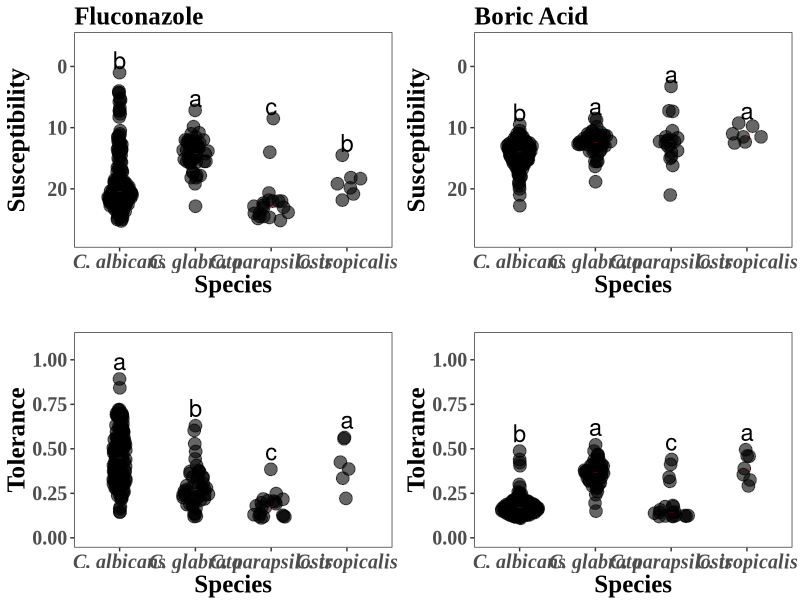

Write R code to recreate this figure. (Note: this script raises an error after producing the figure.)
library(here)
library(tidyverse)
library(cowplot)
library(ggforce)
library(gridExtra)
library(broom)
library(ggpubr)

# Load the data 
df <- read_csv(here("data_out", "DDA","210827_HSCAG.csv")) 


######################################################################
# Determine whether the RAD20 is normally distributed 
shapiro.test(df[df$Species == "C.albicans" & df$Drug == "BA",]$RAD20)
# W = 0.94871, p-value = 1.037e-05
shapiro.test(df[df$Species == "C.albicans" & df$Drug == "FLC",]$RAD20)
# W = 0.83292, p-value = 1.863e-12
shapiro.test(df[df$Species == "C.glabrata" & df$Drug == "BA",]$RAD20)
# 0.92869, p-value = 0.004931
shapiro.test(df[df$Species == "C.glabrata" & df$Drug == "FLC",]$RAD20)
# W = 0.96418, p-value = 0.133
shapiro.test(df[df$Species == "C.parapsilosis" & df$Drug == "BA",]$RAD20)
# W = 0.91261, p-value = 0.0715
shapiro.test(df[df$Species == "C.parapsilosis" & df$Drug == "FLC",]$RAD20)
# W = 0.64966, p-value = 1.008e-05
shapiro.test(df[df$Species == "C.tropicalis" & df$Drug == "BA",]$RAD20)
# W = 0.91517, p-value = 0.4328
shapiro.test(df[df$Species == "C.tropicalis" & df$Drug == "FLC",]$RAD20)
# W = 0.93295, p-value = 0.5763

# C. glb FLC, C. para BA, & C.trop BA and FLC RAD20 are not normally distributed 

# Determine whether the FoG20 is normally distributed 
shapiro.test(df[df$Species == "C.albicans" & df$Drug == "BA",]$FoG20)
# W = 0.71998, p-value = 2.26e-16
shapiro.test(df[df$Species == "C.albicans" & df$Drug == "FLC",]$FoG20)
# W = 0.97913, p-value = 0.01883
shapiro.test(df[df$Species == "C.glabrata" & df$Drug == "BA",]$FoG20)
# 0.97131, p-value = 0.2614
shapiro.test(df[df$Species == "C.glabrata" & df$Drug == "FLC",]$FoG20)
# W = 0.92042, p-value = 0.002739
shapiro.test(df[df$Species == "C.parapsilosis" & df$Drug == "BA",]$FoG20)
# W = 0.67906, p-value = 2.19e-05
shapiro.test(df[df$Species == "C.parapsilosis" & df$Drug == "FLC",]$FoG20)
# W = 0.82621, p-value = 0.002184
shapiro.test(df[df$Species == "C.tropicalis" & df$Drug == "BA",]$FoG20)
# W = 0.937, p-value = 0.6119
shapiro.test(df[df$Species == "C.tropicalis" & df$Drug == "FLC",]$FoG20)
# W = 0.93819, p-value = 0.6446

# C. glb BA & C.trop BA and FLC FoG20 are not normally distributed 
######################################################################
# The Fligner-Killeen’s test is one of the many tests for homogeneity of variances which is most robust against departures from normality.

# Resistance variance homogeneity
fligner.test(RAD20 ~ Drug, data = df[df$Species == "C.albicans",]) 
# Fligner-Killeen:med chi-squared = 23.368, df = 1, p-value = 1.338e-06
fligner.test(RAD20 ~ Drug, data = df[df$Species == "C.glabrata",])
# Fligner-Killeen:med chi-squared = 7.7979, df = 1, p-value = 0.005231
fligner.test(RAD20 ~ Drug, data = df[df$Species == "C.parapsilosis",])
# Fligner-Killeen:med chi-squared =  0.022405, df = 1, p-value = 0.881
fligner.test(RAD20 ~ Drug, data = df[df$Species == "C.tropicalis",])
# Fligner-Killeen:med chi-squared = 0.97458, df = 1, p-value = 0.3235

# Tolerance variance homogeneity
fligner.test(FoG20 ~ Drug, data = df[df$Species == "C.albicans",])
# Fligner-Killeen:med chi-squared = 116.59, df = 1, p-value < 2.2e-16
fligner.test(FoG20 ~ Drug, data = df[df$Species == "C.glabrata",])
# Fligner-Killeen:med chi-squared = 4.942, df = 1, p-value = 0.02621
fligner.test(FoG20 ~ Drug, data = df[df$Species == "C.parapsilosis",])
# Fligner-Killeen:med chi-squared = 0.88105, df = 1, p-value = 0.3479
fligner.test(FoG20 ~ Drug, data = df[df$Species == "C.tropicalis",])
# Fligner-Killeen:med chi-squared = 1.6003, df = 1, p-value = 0.2059
######################################################################



# BA
df_BA <- df %>% filter(Drug == "BA")
kruskal.test(RAD20 ~ Species, data = df_BA)
# Kruskal-Wallis chi-squared = 50.9, df = 3, p-value = 5.138e-11

pairwise.wilcox.test(df_BA$RAD20, df_BA$Species,
                     p.adjust.method = "BH")
#              C.albicans C.glabrata C.parapsilosis
#   C.glabrata     3e-08      -          -             
#   C.parapsilosis 0.00197    0.98442    -             
#   C.tropicalis   0.00025    0.06125    0.14512     

kruskal.test(FoG20 ~ Species, data = df_BA)
#Kruskal-Wallis chi-squared = 109.61, df = 3, p-value < 2.2e-16
pairwise.wilcox.test(df_BA$FoG20, df_BA$Species,
                     p.adjust.method = "BH")
#                C.albicans C.glabrata C.parapsilosis
#   C.glabrata     < 2e-16    -          -             
#   C.parapsilosis 0.0454     1.6e-06    -             
#   C.tropicalis   3.1e-05    0.3492     0.0018   
# 

# FLC
df_FLC <- df %>% filter(Drug == "FLC")

kruskal.test(RAD20 ~ Species, data = df_FLC)
# Kruskal-Wallis chi-squared = 65.47, df = 3, p-value = 3.979e-14

pairwise.wilcox.test(df_FLC$RAD20, df_FLC$Species,
                     p.adjust.method = "BH")
#                C.albicans C.glabrata C.parapsilosis
#   C.glabrata     1.2e-10    -          -             
#   C.parapsilosis 3.0e-05    1.8e-07    -             
#   C.tropicalis   0.35024    0.00083    0.00399    

kruskal.test(FoG20 ~ Species, data = df_FLC)
# Kruskal-Wallis chi-squared = 82.649, df = 3, p-value < 2.2e-16
pairwise.wilcox.test(df_FLC$FoG20, df_FLC$Species,
                     p.adjust.method = "BH")
#               C.albicans C.glabrata C.parapsilosis
#   C.glabrata     4.3e-11    -          -             
#   C.parapsilosis 4.3e-11    2.5e-05    -             
#   C.tropicalis   0.60160    0.03568    0.00088    


df_stat <- df %>% group_by(Species, Drug) %>% 
  summarise(RAD20Med = median(RAD20, na.rm = TRUE), 
            FoG20Med = median(FoG20, na.rm = TRUE),
            RAD50Med = median(RAD50, na.rm = TRUE), 
            FoG50Med = median(FoG50, na.rm = TRUE))

RADFoG_MaxMin <- df %>% group_by(Species, Drug) %>% summarise(RAD_min = min(RAD20), FoG_min = min(FoG20, na.rm = TRUE), RAD_max = max(RAD20), FoG_max = max(FoG20, na.rm = TRUE))



df_stat_BA <- df_stat %>% filter(Drug == "BA")
df_stat_FLC <- df_stat %>% filter(Drug == "FLC")

#Plotting the full data
R_BA <- df %>% filter(Drug=="BA") %>% 
  ggplot() +
  geom_sina(mapping= aes(x=Species, y=RAD20), 
            maxwidth = 0.50, alpha = 0.6, size=4) + 

  geom_point( df_stat_BA, mapping = aes(x=Species, y= RAD20Med),
              color="red", pch="_", alpha=0.8, lwd = 20.5,
              position= position_dodge(width = 0.4)) +
  annotate(y = RADFoG_MaxMin[RADFoG_MaxMin$Drug == "BA",]$RAD_min - 2, 
           geom = "text", x= c(1, 2, 3, 4), label = c("b","a","a","a"),
           color="black", size = 6) +
  scale_x_discrete(label = c("C. albicans", 
                             "C. glabrata", "C. parapsilosis",
                             "C. tropicalis")) +
  ylab("Susceptibility") + expand_limits(y = c(-4,28))+
  theme_bw()+ labs(subtitle = "Boric Acid")+
  scale_y_reverse()+
  scale_color_manual(values = c("#333333", "#660066"))+
  theme(legend.position="none",panel.grid.major = element_blank(),
        panel.grid.minor = element_blank(),
        text=element_text(family="Times New Roman", 
                          face="bold", size = 18), 
        axis.text.x = element_text(hjust = 0.5, face = "bold.italic")) 


#FLC Resistance graph
R_FLC <- df %>% filter(Drug=="FLC") %>% 
  ggplot() +
  geom_sina(mapping= aes(x = Species, y = RAD20), 
            maxwidth = 0.50,alpha = 0.6, size = 4) + 
  geom_point( df_stat_FLC, mapping = aes(x = Species, y = RAD20Med), 
              color = "red", 
              pch="_", alpha=0.8, lwd = 20.5,
              position= position_dodge(width = 0.4)) +
  annotate(y = RADFoG_MaxMin[RADFoG_MaxMin$Drug == "FLC",]$RAD_min - 2, 
           geom = "text", x= c(1, 2, 3, 4), label = c("b","a","c","b"),
           color ="black", size = 6) +
  scale_x_discrete(label = c("C. albicans", "C. glabrata", "C. parapsilosis", "C. tropicalis")) +
  ylab("Susceptibility") + expand_limits(y = c(-4,28))+
  theme_bw()+ labs(subtitle = "Fluconazole")+
  scale_y_reverse()+
  scale_color_manual(values = c("#333333", "#660066"))+
  theme(legend.position="none",panel.grid.major = element_blank(), 
        panel.grid.minor = element_blank(),
        text=element_text(family ="Times New Roman", 
                          face ="bold", size = 18), 
        axis.text.x = element_text(hjust = 0.5, face = "bold.italic"))

#BA Tolerance graph 
T_BA <- df %>% filter(Drug=="BA") %>% 
  ggplot() +
  geom_sina(mapping= aes(x=Species, y=FoG20), 
            maxwidth = 0.50,alpha = 0.6, size=4) + 
  annotate(y = RADFoG_MaxMin[RADFoG_MaxMin$Drug == "BA",]$FoG_max + 0.1, 
           geom = "text", x= c(1, 2, 3, 4), label = c("b","a","c","a"),
           color ="black", size = 6) +
  geom_point( df_stat_BA, mapping = aes(x=Species, y= FoG20Med),
              color = "red", 
              pch="_", alpha=0.8, lwd = 20.5,
              position= position_dodge(width = 0.5))+
  scale_x_discrete(label = c("C. albicans", "C. glabrata", "C. parapsilosis", "C. tropicalis")) +
  scale_y_continuous(breaks = seq(0,1, 0.25)) +
  ylab("Tolerance") + 
  expand_limits( y = c(0,1.1))+
  theme_bw() + 
  theme(legend.position="none",panel.grid.major = element_blank(), 
        panel.grid.minor = element_blank(),
        text=element_text(family="Times New Roman", 
                          face="bold", size = 18),
        axis.text.x = element_text(hjust = 0.5, face = "bold.italic"))

#FLC Tolerance graph 
T_FLC <- df %>% filter(Drug=="FLC") %>% 
  ggplot() +
  geom_sina(mapping= aes(x=Species, y=FoG20), 
            maxwidth = 0.50,alpha = 0.6, size=4) + 
  annotate(y = RADFoG_MaxMin[RADFoG_MaxMin$Drug == "FLC",]$FoG_max + 0.1, 
           geom = "text", x= c(1, 2, 3, 4), label = c("a","b","c","a"),
           color ="black", size = 6) +
  geom_point(df_stat_FLC, mapping = aes(x=Species, y= FoG20Med),
             color = "red", 
             pch="_", alpha=0.8, lwd = 20.5,
             position= position_dodge(width = 0.5))+
  scale_x_discrete(label = c("C. albicans", "C. glabrata", "C. parapsilosis", "C. tropicalis"))+
  scale_y_continuous(breaks = seq(0,1, 0.25)) +
  ylab("Tolerance") + 
  expand_limits( y = c(0,1.1))+
  theme_bw() + 
  theme(legend.position="none", panel.grid.major = element_blank(), 
        panel.grid.minor = element_blank(),
        text=element_text(family="Times New Roman", 
                          face="bold", size = 18),
        axis.text.x = element_text(hjust = 0.5, face = "bold.italic"))



p_all <- ggarrange(R_FLC,
          R_BA,
          T_FLC,
          T_BA, 
          align = "hv")


ggsave(plot = p_all, here("figures_out", "DDA",
                                "210830_HSCAG.jpg"), 
                          width = 12, 
                          height = 9)
# Susceptibility and Tolerance correlation

# r_pvalue <- function (x, y) {
#   cor_func <- tidy(cor.test(x, y, method = "spearman", na.rm = TRUE))
# paste(cor_func$p.value)}

SpearmanCor <- function (x, y) {
  cor <- tidy(cor.test(x, y, method = "spearman", na.rm = TRUE))}

# cor.test(df[df$Species == "C.albicans" & df$Drug == "BA",]$RAD20, 
#          df[df$Species == "C.albicans" & df$Drug == "BA",]$FoG20, 
#          method = "spearman", na.rm = TRUE)
# 
# cor.test(df[df$Species == "C.albicans" & df$Drug == "FLC",]$RAD20, 
#          df[df$Species == "C.albicans" & df$Drug == "FLC",]$FoG20, 
#          method = "spearman", na.rm = TRUE)

df %>% group_by(Species, Drug) %>% 
  summarise(cor = SpearmanCor(RAD20, FoG20)) 

FLCBA_Cor <- df %>% filter(Drug == "BA") %>% rename("BA_RAD20" = "RAD20", "BA_FoG20" = "FoG20", "BA_RAD50" = "RAD50", "BA_FoG50" = "FoG50") %>% 
  select(!c(Drug)) %>% 
  merge(df %>% filter(Drug == "FLC"), by = c("Strain", "Species")) %>% 
  rename("FLC_RAD50" = "RAD50", "FLC_FoG50" = "FoG50", 
         "FLC_RAD20" = "RAD20", "FLC_FoG20" = "FoG20") %>% 
  select(!c(Drug))
  
FLCBA_Cor %>% group_by(Species) %>% 
  summarise(cor = SpearmanCor(FLC_RAD20, FLC_FoG20)) 

FLCBA_Cor %>% group_by(Species) %>% 
  summarise(cor = SpearmanCor(BA_RAD20, BA_FoG20)) 

FLCBA_Cor %>% group_by(Species) %>% 
  summarise(cor = SpearmanCor(BA_RAD20, FLC_RAD20)) 
FLCBA_Cor %>% group_by(Species) %>% 
  summarise(cor = SpearmanCor(BA_FoG20, FLC_FoG20)) 

Correlation <- df %>% group_by(Species, Drug) %>% 
  na.omit() %>% 
  summarise(rho = cor(RAD20, FoG20, method = "spearman"),
            p_value = r_pvalue(RAD20, FoG20))

Correlation$p_value <- as.numeric(Correlation$p_value)

 BART <- df %>% merge(Correlation, by = c("Species", "Drug")) %>% 
  filter(Drug == "BA") %>% 
  ggplot(aes(x = FoG20, y = RAD20, color = Species)) +
  geom_point(size = 3, alpha = 0.6) + 
  geom_smooth(aes(linetype = p_value < 0.05 , group = Species ),
              method = "lm", se = FALSE, 
              size = 0.8) +
   scale_y_reverse(limits = c(25, 0)) +
  xlab("BA Tolerance") +
  ylab("BA Susceptibility") +
  theme_bw() +
  theme(legend.position = "right",
        strip.background = element_rect(fill = "white",
                                        color = "black",
                                        size = 1),
        strip.text = element_text(colour = "black"),
        panel.grid.major = element_blank(), 
        panel.grid.minor = element_blank(),
        text = element_text(family = "Times New Roman", 
                            face = "bold",
                            size = 18),
        axis.text.x = element_text(hjust = 0.5),
        legend.text = element_text(family = "Times New Roman", 
                                     face = "italic",
                                     size = 18)) +
  scale_linetype_manual(values = c('dashed', 'solid'),guide = "none") +
  scale_color_manual(values = c("#CC79A7", "#42007B", "#009E73", "#DD5500"), 
                     label = c("C. albicans", "C. glabrata", "C. parapsilosis",
                               "C. tropicalis"))

 BART
 
 FLCRT <- df %>% 
   merge(Correlation, by = c("Species", "Drug")) %>% 
   filter(Drug == "FLC") %>% 
   ggplot(aes(x = FoG20, y = RAD20, color = Species)) +
   geom_point(size = 3, alpha = 0.6) + 
   geom_smooth(aes(linetype = p_value < 0.05, group = Species ),
               method = "lm", se = FALSE, 
               size = 0.8) +
   scale_y_reverse(limits = c(25, 0)) +
   xlim(0, 1) +
   xlab("FLC Tolerance") +
   ylab("FLC Susceptibility") +
   theme_bw() +
   theme(legend.position = "right",
         strip.background = element_rect(fill = "white",
                                         color = "black",
                                         size = 1),
         strip.text = element_text(colour = "black"),
         panel.grid.major = element_blank(), 
         panel.grid.minor = element_blank(),
         text = element_text(family = "Times New Roman", 
                             face = "bold",
                             size = 18),
         axis.text.x = element_text(hjust = 0.5),
         legend.text = element_text(family = "Times New Roman", 
                                    face = "italic",
                                    size = 18)) +
   scale_linetype_manual(values = c('dashed', 'solid'),guide = "none") +
   scale_color_manual(values = c("#CC79A7", "#42007B", "#009E73", "#DD5500"), label = c("C. albicans", "C. glabrata", "C. parapsilosis",
                                "C. tropicalis"))
 
 
 FLCRT




FLCBARADCor <- df %>% filter(Drug == "BA") %>% rename("BA_RAD20" = "RAD20", "BA_FoG20" = "FoG20") %>% 
  select(!c(Drug)) %>% 
  merge(df %>% filter(Drug == "FLC"), by = c("Strain", "Species")) %>% 
  rename("FLC_RAD20" = "RAD20", "FLC_FoG20" = "FoG20") %>% 
  select(!c(Drug)) %>% 
  ggplot(aes(x = BA_RAD20, y = FLC_RAD20, color = Species)) +
  geom_point(size = 3, alpha = 0.6) + 
  geom_smooth(method = "lm", linetype = "longdash", se = FALSE)+
  xlab("BA Susceptibility") +
  ylab("FLC Susceptibility") +
  scale_x_reverse() +
  scale_y_reverse() +
  theme_bw() +
  guides(linetype = FALSE) +
  theme(legend.position = "right",
        panel.grid.major = element_blank(), 
        panel.grid.minor = element_blank(),
        text = element_text(family = "Times New Roman", 
                            face = "bold", size = 18),
        axis.text.x = element_text(hjust = 0.5),
        legend.text = element_text(family = "Times New Roman", 
                                   face = "italic",
                                   size = 18)) +
  scale_color_manual(values = c("#CC79A7", "#42007B", "#009E73", "#DD5500"), 
                     label = c("C. albicans", "C. glabrata", "C. parapsilosis",
                               "C. tropicalis"))

FLCBARADCor

FLCBAFoGCor <- df %>% filter(Drug == "BA") %>% rename("BA_RAD20" = "RAD20", "BA_FoG20" = "FoG20") %>% 
  select(!c(Drug)) %>% 
  merge(df %>% filter(Drug == "FLC"), by = c("Strain", "Species")) %>% 
  rename("FLC_RAD20" = "RAD20", "FLC_FoG20" = "FoG20") %>% 
  select(!c(Drug)) %>% 
  ggplot(aes(x = BA_FoG20, y = FLC_FoG20, color = Species)) +
  geom_point(size = 3, alpha = 0.6) + 
  geom_smooth(method = "lm", linetype = "longdash", se = FALSE)+
  ylim(0,1) +
  xlab("BA Tolerance") +
  ylab("FLC Tolerance") +
  theme_bw() +
  guides(linetype = FALSE) +
  theme(legend.position = "right",
        panel.grid.major = element_blank(), 
        panel.grid.minor = element_blank(),
        text = element_text(family = "Times New Roman", 
                            face = "bold", size = 18),
        axis.text.x = element_text(hjust = 0.5),
        legend.text = element_text(family = "Times New Roman", 
                                   face = "italic",
                                   size = 18)) +
  scale_color_manual(values = c("#CC79A7", "#42007B", "#009E73", "#DD5500"), 
                     label = c("C. albicans", "C. glabrata", "C. parapsilosis",
                               "C. tropicalis"))

FLCBAFoGCor
FLCBACor <- ggarrange(FLCRT, BART, FLCBARADCor, FLCBAFoGCor,  common.legend = TRUE,
                      legend = "right", align = "hv" )

FLCBACor

ggsave(plot = FLCBACor, here("figures_out", "DDA",
                          "210831_FLCBACor.jpg"), 
       width = 12,
       height = 8)


#Species impact drug susceptibility significantly 
df_BA <- df %>% filter(Drug == "BA")%>% na.omit()
df_FLC <- df %>% filter(Drug == "FLC") %>% na.omit()




tidy(aov(RAD50~Species, data = df_BA))
tidy(aov(FoG50~Species, data = df_BA))

tidy(aov(RAD50~Species, data = df_FLC))
tidy(aov(FoG50~Species, data = df_FLC))


TukeyHSD(aov(RAD50~Species, data = df_BA))
TukeyHSD(aov(FoG50~Species, data = df_BA))

TukeyHSD(aov(RAD50~Species, data = df_FLC))
TukeyHSD(aov(FoG50~Species, data = df_FLC))
